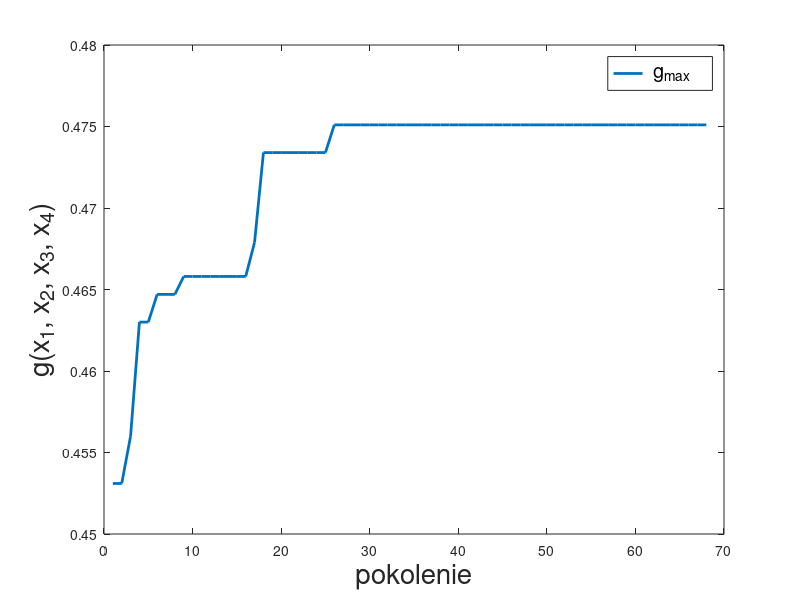
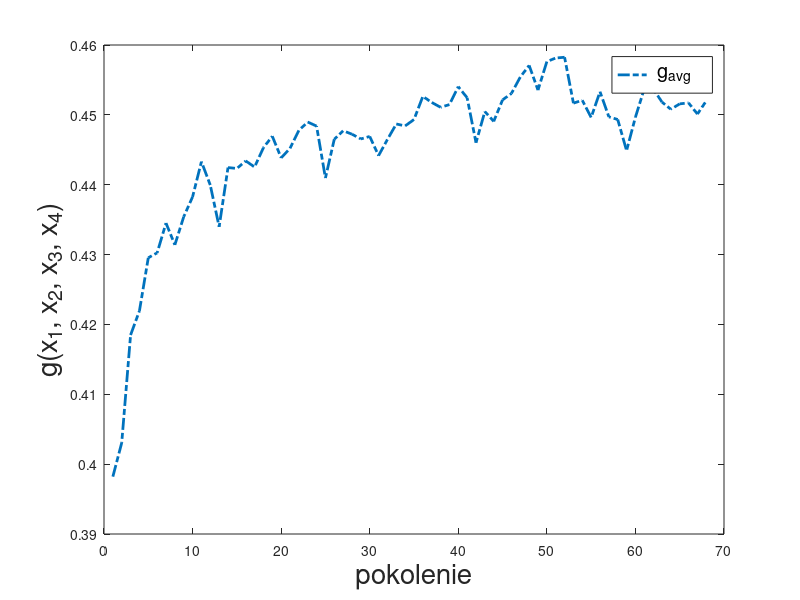

These charts were generated, in order, by the following MATLAB code:
clear

a = csvread('cnn1.csv');
a(1,:) = [];
vals = a(:,3);
v = reshape(vals,100,max(a(:,1)));

maxes = max(v);
means = mean(v);

plot(maxes,'linewidth',2)
legend('\fontsize{20} g_{max}')
xlabel('pokolenie',"fontsize", 20)
ylabel('g(x_1, x_2, x_3, x_4)',"fontsize", 20)
figure(2)
plot(means,'-.','linewidth',2)
legend('\fontsize{20} g_{avg}')
xlabel('pokolenie',"fontsize", 20)
ylabel('g(x_1, x_2, x_3, x_4)',"fontsize", 20)

csvwrite('maxmean.csv',[maxes', means'])